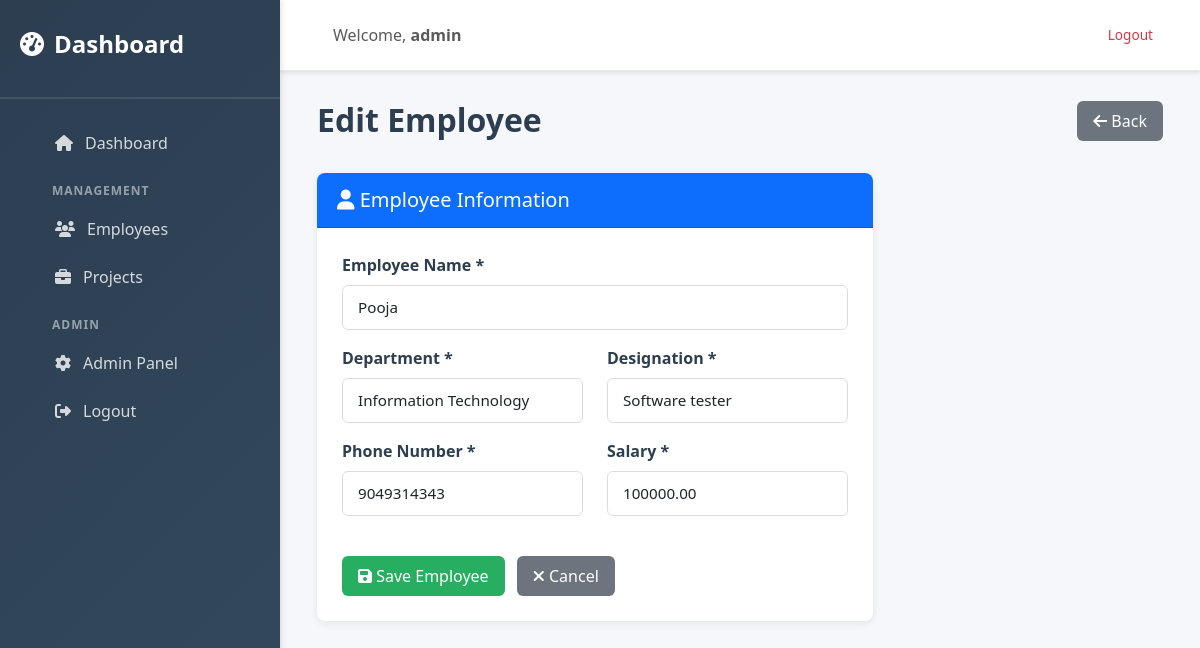
The page /app/employees/1/edit/ (signed in) on the database its author committed.
### application/models.py (models this page shows, shortened)
class Employee(models.Model):
    DEPARTMENT_CHOICES = [
        ('HR', 'Human Resources'),
        ('IT', 'Information Technology'),
        ('Finance', 'Finance'),
        ('Operations', 'Operations'),
        ('Sales', 'Sales'),
        ('Marketing', 'Marketing'),
    ]
    employee_name = models.CharField(max_length=100)
    department = models.CharField(max_length=50, choices=DEPARTMENT_CHOICES)
    designation = models.CharField(max_length=100)
    phone_number = models.CharField(max_length=15)
    salary = models.DecimalField(max_digits=10, decimal_places=2)
    created_at = models.DateTimeField(auto_now_add=True)
    updated_at = models.DateTimeField(auto_now=True)
    class Meta:
        ordering = ['-created_at']

### application/views.py (the view)
# urls.py: path('employees/<int:pk>/edit/', views.employee_update, name='employee_update'),
@login_required
def employee_update(request, pk):
    employee = get_object_or_404(Employee, pk=pk)
    if request.method == 'POST':
        form = EmployeeForm(request.POST, instance=employee)
        if form.is_valid():
            form.save()
            messages.success(request, 'Employee updated successfully!')
            return redirect('employee_list')
    else:
        form = EmployeeForm(instance=employee)
    context = {'form': form, 'title': 'Edit Employee', 'employee': employee}
    return render(request, 'employee/form.html', context)

### application/forms.py
class EmployeeForm(forms.ModelForm):
    class Meta:
        model = Employee
        fields = ['employee_name', 'department', 'designation', 'phone_number', 'salary']
        widgets = {
            'employee_name': forms.TextInput(attrs={
                'class': 'form-control',
                'placeholder': 'Enter employee name'
            }),
            'department': forms.Select(attrs={
                'class': 'form-control'
            }),
            'designation': forms.TextInput(attrs={
                'class': 'form-control',
                'placeholder': 'Enter designation'
            }),
            'phone_number': forms.TextInput(attrs={
                'class': 'form-control',
                'placeholder': 'Enter phone number',
                'type': 'tel'
            }),
            'salary': forms.NumberInput(attrs={
                'class': 'form-control',
                'placeholder': 'Enter salary',
                'step': '0.01'
            }),
        }

### templates/employee/form.html (shortened to what this page needs)
{% extends "base.html" %}
{% load static %}
{% block content %}
<div class="container-fluid">
    <div class="row mb-4">
        <div class="col-md-8">
            <h1 class="page-title">{{ title }}</h1>
        </div>
        <div class="col-md-4 text-end">
            <a href="{% url 'employee_list' %}" class="btn btn-secondary">
                <i class="fas fa-arrow-left"></i> Back
            </a>
        </div>
    </div>
    <div class="row">
        <div class="col-md-8">
            <div class="card">
                <div class="card-header bg-primary text-white">
                    <h5 class="mb-0"><i class="fas fa-user"></i> Employee Information</h5>
                </div>
                <div class="card-body">
                    <form method="post">
                        <div class="mb-3">
                            <label for="{{ form.employee_name.id_for_label }}" class="form-label">Employee Name *</label>
                            {{ form.employee_name }}
                        </div>
                        <div class="row">
                            <div class="col-md-6">
                                <div class="mb-3">
                                    <label for="{{ form.department.id_for_label }}" class="form-label">Department *</label>
                                    {{ form.department }}
                                </div>
                            </div>
                            <div class="col-md-6">
                                <div class="mb-3">
                                    <label for="{{ form.designation.id_for_label }}" class="form-label">Designation *</label>
                                    {{ form.designation }}
                                </div>
                            </div>
                        </div>
                        <div class="row">
                            <div class="col-md-6">
                                <div class="mb-3">
                                    <label for="{{ form.phone_number.id_for_label }}" class="form-label">Phone Number *</label>
                                    {{ form.phone_number }}
                                </div>
                            </div>
                            <div class="col-md-6">
                                <div class="mb-3">
                                    <label for="{{ form.salary.id_for_label }}" class="form-label">Salary *</label>
                                    {{ form.salary }}
                                </div>
                            </div>
                        </div>
                        <div class="mt-4">
                            <button type="submit" class="btn btn-success me-2">
                                <i class="fas fa-save"></i> Save Employee
                            </button>
                            <a href="{% url 'employee_list' %}" class="btn btn-secondary">
                                <i class="fas fa-times"></i> Cancel
                            </a>
                        </div>
                    </form>
                </div>
            </div>
        </div>
    </div>
</div>
{% endblock %}

### templates/base.html (shortened to what this page needs)
<!DOCTYPE html>
<html lang="en">
<head>
    <link href="https://cdn.jsdelivr.net/npm/bootstrap@5.3.0/dist/css/bootstrap.min.css" rel="stylesheet">
    <link rel="stylesheet" href="https://cdnjs.cloudflare.com/ajax/libs/font-awesome/6.4.0/css/all.min.css">
    {% load static %}
    <link rel="stylesheet" href="{% static 'css/style.css' %}">
</head>
<body>
    {% if user.is_authenticated %}
    <div class="wrapper">
        <nav class="sidebar">
            <div class="sidebar-header">
                <h3><i class="fas fa-tachometer-alt"></i> Dashboard</h3>
            </div>
            <ul class="sidebar-menu">
                <li><a href="{% url 'dashboard' %}" class="{% if 'dashboard' in request.path %}active{% endif %}"><i class="fas fa-home"></i> Dashboard</a></li>
                <li class="section-title">Management</li>
                <li><a href="{% url 'employee_list' %}" class="{% if 'employee' in request.path %}active{% endif %}"><i class="fas fa-users"></i> Employees</a></li>
                <li><a href="{% url 'project_list' %}" class="{% if 'project' in request.path %}active{% endif %}"><i class="fas fa-briefcase"></i> Projects</a></li>
                <li class="section-title">Admin</li>
                <li><a href="{% url 'admin:index' %}"><i class="fas fa-cog"></i> Admin Panel</a></li>
                <li><a href="{% url 'logout' %}"><i class="fas fa-sign-out-alt"></i> Logout</a></li>
            </ul>
        </nav>
        <div class="main-content">
            <nav class="navbar navbar-expand-lg navbar-light top-bar">
                <div class="container-fluid">
                    <span class="navbar-text ms-3">Welcome, <strong>{{ user.username }}</strong></span>
                    <div class="ms-auto">
                        <a href="{% url 'logout' %}" class="btn btn-outline-danger btn-sm">Logout</a>
                    </div>
                </div>
            </nav>
    {% endif %}
    <div class="content-wrapper{% if not user.is_authenticated %} guest-page{% endif %}">
        {% block content %}{% endblock %}
    </div>
    {% load static %}
</body>
</html>

### static/css/style.css (style rules this page uses)
:root { --primary-color: #2c3e50; --secondary-color: #3498db; --success-color: #27ae60; --danger-color: #e74c3c; --warning-color: #f39c12; --light-color: #ecf0f1; --dark-color: #2c3e50; --sidebar-width: 280px; }
* { margin: 0; padding: 0; box-sizing: border-box; }
body { font-family: 'Segoe UI', Tahoma, Geneva, Verdana, sans-serif; background-color: #f5f7fa; color: #333; }
.wrapper { display: flex; min-height: 100vh; }
.sidebar { width: var(--sidebar-width); background: linear-gradient(135deg, var(--primary-color) 0%, #34495e 100%); color: white; padding-top: 30px; box-shadow: 2px 0 5px rgba(0, 0, 0, 0.1); position: fixed; height: 100vh; overflow-y: auto; z-index: 1000; }
.sidebar-header { padding: 0 20px 30px; border-bottom: 2px solid rgba(255, 255, 255, 0.1); margin-bottom: 20px; }
.sidebar-header h3 { font-size: 1.5rem; font-weight: 600; display: flex; align-items: center; gap: 10px; }
.sidebar-menu { list-style: none; }
.sidebar-menu li { margin: 0; }
.sidebar-menu li.section-title { padding: 15px 20px 5px; font-size: 0.75rem; font-weight: 700; color: rgba(255, 255, 255, 0.5); text-transform: uppercase; letter-spacing: 1px; }
.sidebar-menu a { display: flex; align-items: center; gap: 12px; padding: 12px 20px; color: rgba(255, 255, 255, 0.8); text-decoration: none; transition: all 0.3s ease; border-left: 3px solid transparent; }
.main-content { flex: 1; margin-left: var(--sidebar-width); display: flex; flex-direction: column; }
.top-bar { background-color: white; box-shadow: 0 2px 4px rgba(0, 0, 0, 0.1); padding: 15px 25px !important; position: sticky; top: 0; z-index: 100; border-bottom: 1px solid #e9ecef; }
.content-wrapper { flex: 1; padding: 30px 25px; overflow-y: auto; }
.page-title { font-size: 2rem; font-weight: 700; color: var(--primary-color); margin-bottom: 10px; }
.card { border: none; border-radius: 8px; box-shadow: 0 2px 8px rgba(0, 0, 0, 0.08); margin-bottom: 20px; transition: transform 0.3s ease, box-shadow 0.3s ease; }
.card-header { border-radius: 8px 8px 0 0 !important; padding: 15px 20px !important; font-weight: 600; }
.card-body { padding: 25px; }
.btn { border-radius: 6px; padding: 8px 16px; font-weight: 500; transition: all 0.3s ease; border: none; }
.btn-success { background-color: var(--success-color); border-color: var(--success-color); }
.btn-sm { padding: 5px 10px; font-size: 0.85rem; }
.form-control, .form-select { border: 1px solid #ddd; border-radius: 6px; padding: 10px 15px; font-size: 0.95rem; transition: all 0.3s ease; }
.form-label { font-weight: 600; color: var(--primary-color); margin-bottom: 8px; }

### rows shown on the page
Employee: employee_name "Pooja", department "Information Technology", designation "Software tester", phone_number "9049314343", salary "100000.00"

### other values the page prints
{{ user.username }} "admin"
{{ title }} "Edit Employee"
